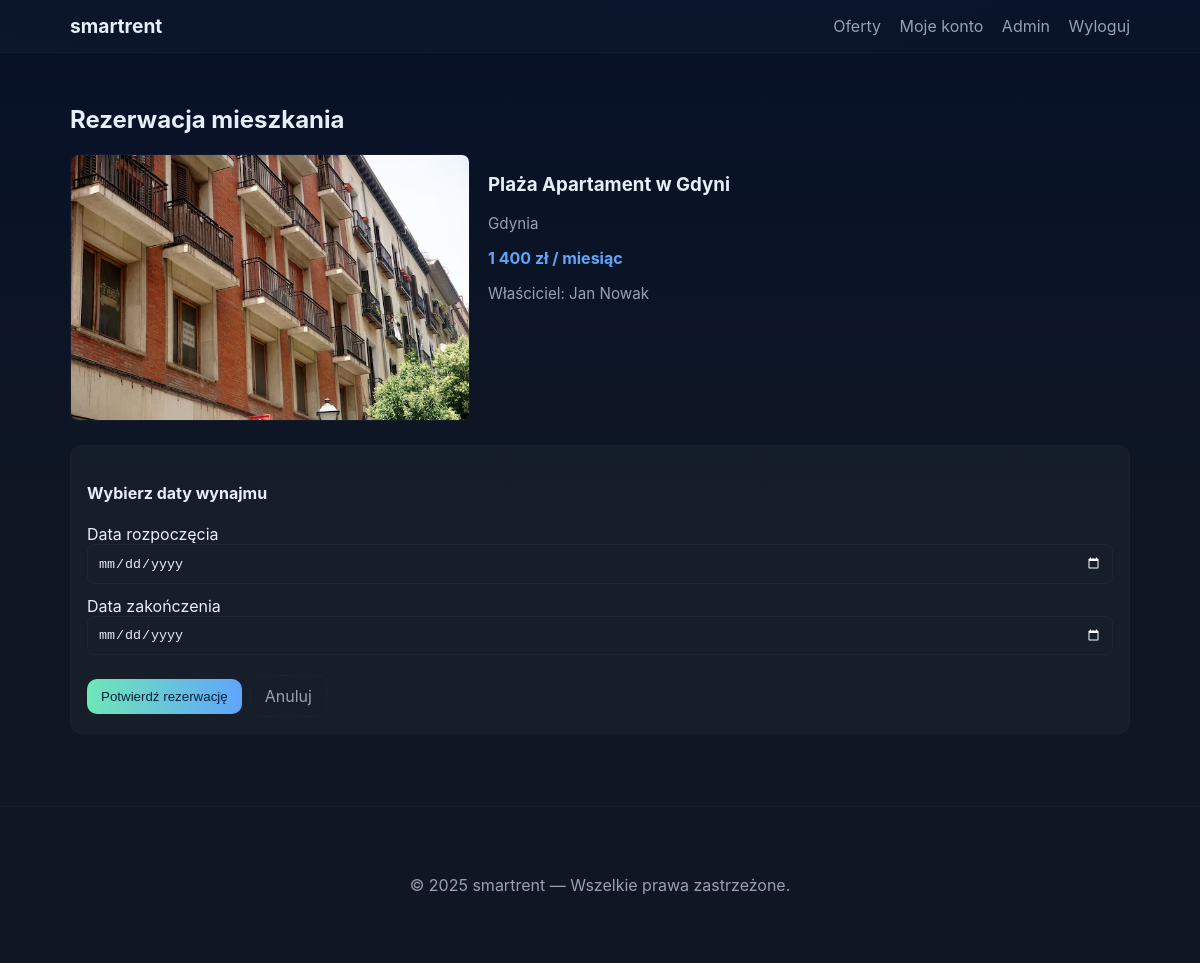
The app's page /book_property.php?id=39 (signed in) with its own data.
### tables this page shows
CREATE TABLE `properties` (
  `id` int(11) NOT NULL,
  `title` varchar(255) NOT NULL,
  `description` text DEFAULT NULL,
  `price` decimal(10,2) NOT NULL DEFAULT 0.00,
  `city` varchar(120) NOT NULL,
  `image` varchar(255) DEFAULT NULL,
  `owner_id` int(11) DEFAULT NULL,
  `is_rented` tinyint(1) DEFAULT 0,
  `created_at` datetime DEFAULT current_timestamp()
);

CREATE TABLE `users` (
  `id` int(11) NOT NULL,
  `name` varchar(150) NOT NULL,
  `email` varchar(200) NOT NULL,
  `password` varchar(255) NOT NULL,
  `role` enum('user','admin') NOT NULL DEFAULT 'user',
  `created_at` datetime DEFAULT current_timestamp()
);

### book_property.php (the view, shortened to what this page needs)
<?php
require_once 'includes/db.php';
$property_id = intval($_GET['id'] ?? 0);
$stmt = $pdo->prepare("SELECT p.*, u.name AS owner_name, u.id AS owner_id
                       FROM properties p
                       LEFT JOIN users u ON p.owner_id = u.id
                       WHERE p.id = :id LIMIT 1");
$stmt->execute(['id' => $property_id]);
$property = $stmt->fetch(PDO::FETCH_ASSOC);
$errors = [];
$success = false;
if (!function_exists('format_price')) {
    function format_price($amount): string {
        $val = (float)$amount;
        if (floor($val) == $val) {
            return number_format($val, 0, ',', ' ') . ' zł';
        }
        return number_format($val, 2, ',', ' ') . ' zł';
    }
}
?>
<!doctype html>
<html lang="pl">
<head>
  <link rel="stylesheet" href="assets/css/style.css">
</head>
<body>
<?php include 'includes/navbar.php'; ?>
<main class="container">
  <?php if ($success): ?>
    <div class="panel">
      <h2>✓ Rezerwacja potwierdzona!</h2>
      <p>Twoja rezerwacja została pomyślnie utworzona.</p>
      <h3><?=htmlspecialchars($property['title'])?></h3>
      <p><strong>Miasto:</strong> <?=htmlspecialchars($property['city'])?></p>
      <p><strong>Cena:</strong> <?=format_price($property['price'])?> / miesiąc</p>
      <p><strong>Okres wynajmu:</strong> <?=htmlspecialchars($start_date)?> → <?=htmlspecialchars($end_date)?></p>
      <div style="margin-top:20px">
        <a class="btn" href="rented_properties.php">Zobacz wynajęte mieszkania</a>
        <a class="btn btn-ghost" href="property_list.php">Przeglądaj dalej</a>
      </div>
    </div>
  <?php else: ?>
    <h2>Rezerwacja mieszkania</h2>
    <div class="property-header" style="margin-bottom:20px">
      <div class="property-gallery" style="max-width:400px">
        <img src="<?= $property['image'] ? 'uploads/properties/'.rawurlencode($property['image']) : 'assets/img/placeholder.png' ?>"
             alt="<?=htmlspecialchars($property['title'])?>"
             style="width:100%; border-radius:8px">
      </div>
      <div class="property-meta">
        <h3><?=htmlspecialchars($property['title'])?></h3>
        <p class="muted"><?=htmlspecialchars($property['city'])?></p>
        <div class="price"><?=format_price($property['price'])?> / miesiąc</div>
        <?php if (!empty($property['owner_name'])): ?>
          <p class="muted">Właściciel: <?=htmlspecialchars($property['owner_name'])?></p>
        <?php endif; ?>
      </div>
    </div>
    <?php if (empty($errors) || (count($errors) === 1 && in_array("Nie możesz zarezerwować własnego mieszkania.", $errors))): ?>
      <?php if (!in_array("Nie możesz zarezerwować własnego mieszkania.", $errors) && !in_array("To mieszkanie jest już wynajęte.", $errors)): ?>
        <div class="panel">
          <form method="post" action="">
            <h4>Wybierz daty wynajmu</h4>
            <label>
              Data rozpoczęcia
              <input type="date" name="start_date" required min="<?=date('Y-m-d')?>" value="<?=htmlspecialchars($_POST['start_date'] ?? '')?>">
            </label>
            <label>
              Data zakończenia
              <input type="date" name="end_date" required min="<?=date('Y-m-d', strtotime('+1 day'))?>" value="<?=htmlspecialchars($_POST['end_date'] ?? '')?>">
            </label>
            <div class="form-actions" style="margin-top:20px">
              <button type="submit" class="btn btn-primary">Potwierdź rezerwację</button>
              <a href="property_details.php?id=<?=intval($property_id)?>" class="btn btn-ghost">Anuluj</a>
            </div>
          </form>
        </div>
      <?php endif; ?>
    <?php endif; ?>
  <?php endif; ?>
</main>
<?php include 'includes/footer.php'; ?>
</body>
</html>

### assets/css/style.css (style rules this page uses)
:root { --bg:#0f1724; --card:#0b1220; --muted:#98a0b3; --accent:#6ee7b7; --accent-2:#60a5fa; --text:#e6eef8; --glass: rgba(255,255,255,0.03); --radius:12px; --max-width:1100px; --gap:18px; font-family: Inter, ui-sans-serif, system-ui, -apple-system, "Segoe UI", Roboto, "Helvetica Neue", Arial; color-scheme: dark; }
* { box-sizing:border-box }
body { margin:0; background: linear-gradient(180deg, #071127 0%, #0f1724 55%); color:var(--text); -webkit-font-smoothing:antialiased; -moz-osx-font-smoothing:grayscale; min-height:100vh; }
.container { max-width:var(--max-width); margin:0 auto; padding:32px 20px; }
.btn { display:inline-block;padding:10px 14px;border-radius:10px;background:transparent;border:1px solid rgba(255,255,255,0.04);color:var(--text);text-decoration:none;cursor:pointer; }
.btn-primary { background:linear-gradient(90deg,var(--accent),var(--accent-2));color:#05203a;border:0 }
.btn-ghost { background:transparent;border:1px dashed rgba(255,255,255,0.03);color:var(--muted) }
.muted { color:var(--muted);font-size:0.95rem }
.price { margin-top:8px;font-weight:700;color:var(--accent-2) }
.panel { background:var(--glass);padding:16px;border-radius:12px;border:1px solid rgba(255,255,255,0.02); }
.property-header { display:flex;gap:18px;align-items:flex-start }
.property-gallery img { max-width:420px;border-radius:12px;border:1px solid rgba(255,255,255,0.03) }
.property-meta { flex:1 }
label { display:block;margin-bottom:12px }
input[type="text"],input[type="email"],input[type="password"],textarea,input[type="number"],input[type="date"] { width:100%;padding:10px;border-radius:8px;border:1px solid rgba(255,255,255,0.04);background:transparent;color:var(--text) }
.form-actions { display:flex;gap:8px;align-items:center;margin-top:12px }

### records on screen
properties: image (picture), title "Plaża Apartament w Gdyni", city "Gdynia", price "1 400 zł", owner.name "Jan Nowak"

### other values on screen
APP_NAME "smartrent"
